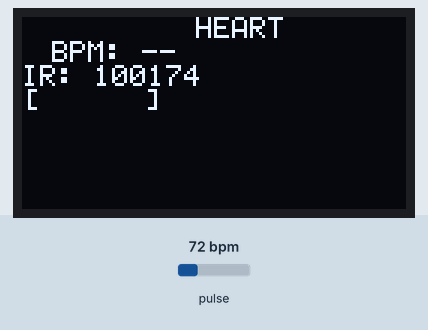
This sketch was run on a simulated Arduino Uno, built with avr-gcc and run on an emulated ATmega328P. Parts: 128×64 one-colour display. Inputs (shaded band) come from the test bench; at power-on: pulse 72 bpm. What the sketch prints to the serial monitor is not drawn.

Above: at 1.2 s.
1.3 s: pulse set to 42 bpm
At 1.5 s:
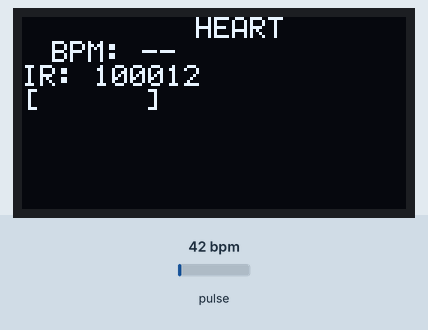
2.9 s: pulse set to 70 bpm
At 3.31 s:
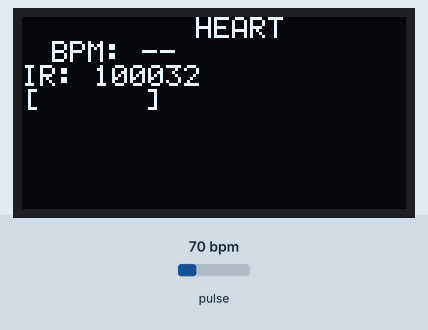
4.7 s: pulse set to 100 bpm
At 10.38 s:
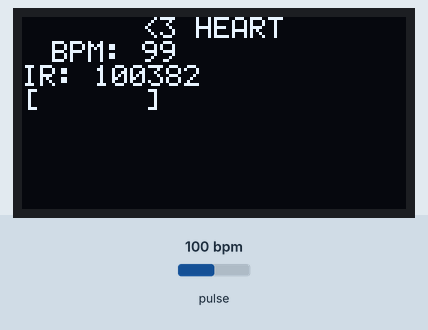

The sketch:

bpm.ino
```cpp
#include <Wire.h>
#include "MAX30105.h"
#include <SSD1306Ascii.h>
#include <SSD1306AsciiWire.h>
#include <math.h>

// OLED setup
SSD1306AsciiWire oled;
MAX30105 particleSensor;

// BPM calculation
unsigned long lastBeatTime = 0;
float beatsPerMinute = 0;
float bpmBuffer[5] = {0};
int bpmIndex = 0;
long previousIR = 0;
float smoothedThreshold = 5000;
bool heartbeatDetected = false;
unsigned long beatFlashTime = 0;

// Graph parameters
const int barMaxWidth = 20; // Max width of IR bar graph
const int barX = 0;
const int barY = 56;

void setup() {
  Serial.begin(115200);
  Serial.println(F("Initializing..."));

  // OLED Init
  Wire.begin();
  oled.begin(&Adafruit128x64, 0x3C);
  oled.setFont(System5x7);
  oled.clear();
  oled.println(F("Starting..."));

  // MAX30105 Init
  if (!particleSensor.begin(Wire, I2C_SPEED_STANDARD)) {
    Serial.println(F("MAX30105 not found"));
    oled.println(F("Sensor not found!"));
    while (1);
  }

  oled.println(F("Sensor ready"));
  Serial.println(F("MAX30105 ready"));

  // Sensor configuration
  particleSensor.setup(0x1F, 8, 2, 100, 411, 4096);
}

void loop() {
  long irValue = particleSensor.getIR();
  unsigned long currentTime = millis();
  heartbeatDetected = false;

  // Finger detection
  if (irValue > 50000) {
    smoothedThreshold = (0.9 * smoothedThreshold) + (0.1 * irValue);

    if (irValue > smoothedThreshold && previousIR <= smoothedThreshold) {
      unsigned long timeSinceLastBeat = currentTime - lastBeatTime;
      lastBeatTime = currentTime;

      if (timeSinceLastBeat > 400 && timeSinceLastBeat < 1500) {
        beatsPerMinute = 60000.0 / timeSinceLastBeat;
        bpmBuffer[bpmIndex] = beatsPerMinute;
        bpmIndex = (bpmIndex + 1) % 5;
        heartbeatDetected = true;
        beatFlashTime = currentTime;
      }
    }
  } else {
    for (int i = 0; i < 5; i++) bpmBuffer[i] = 0;
  }

  // BPM average
  float bpmSum = 0;
  int validCount = 0;
  for (int i = 0; i < 5; i++) {
    if (bpmBuffer[i] > 0) {
      bpmSum += bpmBuffer[i];
      validCount++;
    }
  }
  float averagedBPM = (validCount > 0) ? (bpmSum / validCount) : 0;
  averagedBPM = floor(averagedBPM);

  // === OLED DISPLAY ===
  oled.clear();

  // Blinking heart: only show <3 for 300ms after beat
  oled.setCursor(40, 0);
  if (currentTime - beatFlashTime < 300) {
    oled.println(F("<3 HEART"));
  } else {
    oled.println(F("   HEART"));
  }

  // BPM line
  oled.setCursor(10, 20);
  oled.print(F("BPM: "));
  if (averagedBPM > 0) {
    oled.println((int)averagedBPM);
  } else {
    oled.println(F("--"));
  }

  // IR value line
  oled.setCursor(0, 40);
  oled.print(F("IR: "));
  oled.println(irValue);

  // IR bar graph (scaled to barMaxWidth)
  int barWidth = map(irValue, 50000, 120000, 0, barMaxWidth);
  barWidth = constrain(barWidth, 0, barMaxWidth);

  oled.setCursor(barX, barY);
  oled.print("[");
  for (int i = 0; i < barMaxWidth; i++) {
    if (i < barWidth) oled.print(char(219)); // Full block
    else oled.print(" ");
  }
  oled.print("]");

  // === Serial Output ===
  Serial.print(F("IR: "));
  Serial.print(irValue);
  Serial.print(F(" | BPM: "));
  Serial.println(averagedBPM);

  previousIR = irValue;
  delay(100);
}
```
